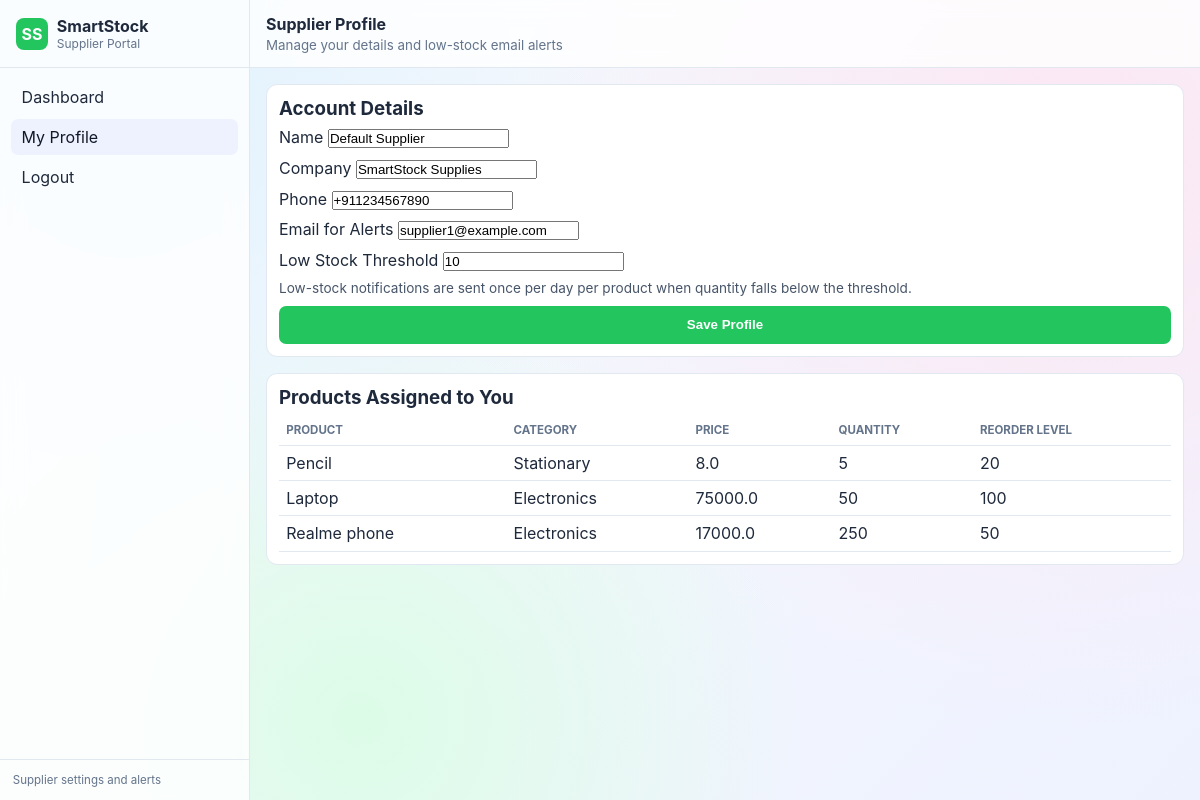
The page /supplier/profile/ (signed in) on the database its author committed.
### stockapp/models.py (models this page shows, shortened)
class Supplier(models.Model):
    user = models.OneToOneField(User, on_delete=models.CASCADE)
    name = models.CharField(max_length=100)
    company = models.CharField(max_length=150, blank=True)
    phone = models.CharField(max_length=20, blank=True)
    email = models.EmailField(blank=True)
    low_stock_threshold = models.IntegerField(default=5)
    is_active = models.BooleanField(default=True)

class Product(models.Model):
    name = models.CharField(max_length=100)
    category = models.CharField(max_length=100)
    sku = models.CharField(max_length=40, unique=True, blank=True, null=True)
    price = models.FloatField(default=0, validators=[MinValueValidator(0)])
    quantity = models.IntegerField(validators=[MinValueValidator(0)])
    reorder_level = models.IntegerField(validators=[MinValueValidator(0)])
    supplier = models.ForeignKey(Supplier, null=True, blank=True, on_delete=models.SET_NULL)
    last_low_stock_notification = models.DateTimeField(null=True, blank=True)
    created_at = models.DateTimeField(auto_now_add=True, null=True, blank=True)
    updated_at = models.DateTimeField(auto_now=True, null=True, blank=True)

### stockapp/views.py (the view)
# urls.py: path('supplier/profile/', views.supplier_profile, name='supplier_profile'),
@login_required(login_url='supplier_login')
def supplier_profile(request):
    if not hasattr(request.user, 'supplier'):
        messages.error(request, 'Please login as a supplier to view this page.')
        return redirect('supplier_login')
    supplier = request.user.supplier
    products = Product.objects.filter(supplier=supplier).order_by('-id')
    if request.method == 'POST':
        form = SupplierProfileForm(request.POST, instance=supplier)
        if form.is_valid():
            form.save()
            messages.success(request, 'Profile updated successfully.')
            return redirect('supplier_profile')
    else:
        form = SupplierProfileForm(instance=supplier)
    return render(request, 'supplier_profile.html', {'supplier': supplier, 'products': products, 'form': form})

### stockapp/forms.py
class SupplierProfileForm(forms.ModelForm):
    class Meta:
        model = Supplier
        fields = ['name', 'company', 'phone', 'email', 'low_stock_threshold']

### stockapp/templates/supplier_profile.html (shortened to what this page needs)
{% load static %}
<!doctype html>
<html lang="en">
<head>
  <link rel="stylesheet" href="{% static 'style.css' %}">
</head>
<body>
  <div class="app-shell">
    <aside class="sidebar">
      <div class="brand">
        <div class="logo">SS</div>
        <div>
          <div class="title">SmartStock</div>
          <div class="subtitle">Supplier Portal</div>
        </div>
      </div>
      <nav class="nav-links">
        <a href="{% url 'dashboard' %}">Dashboard</a>
        <a href="{% url 'supplier_profile' %}" class="active">My Profile</a>
        <a href="{% url 'logout' %}">Logout</a>
      </nav>
      <div class="sidebar-footer">Supplier settings and alerts</div>
    </aside>
    <div class="main">
      <header class="topbar">
        <div class="left">
          <div class="app-title">Supplier Profile</div>
          <small>Manage your details and low-stock email alerts</small>
        </div>
      </header>
      <main class="content">
        <section class="panel" style="margin-bottom: 1rem;">
          <div class="panel-head">
            <h3>Account Details</h3>
          </div>
          <form method="post" style="display:grid; gap:.6rem;">
            <div>
              <label for="{{ form.name.id_for_label }}">Name</label>
              {{ form.name }}
            </div>
            <div>
              <label for="{{ form.company.id_for_label }}">Company</label>
              {{ form.company }}
            </div>
            <div>
              <label for="{{ form.phone.id_for_label }}">Phone</label>
              {{ form.phone }}
            </div>
            <div>
              <label for="{{ form.email.id_for_label }}">Email for Alerts</label>
              {{ form.email }}
            </div>
            <div>
              <label for="{{ form.low_stock_threshold.id_for_label }}">Low Stock Threshold</label>
              {{ form.low_stock_threshold }}
            </div>
            <p style="font-size:.85rem; color:#475569;">
              Low-stock notifications are sent once per day per product when quantity falls below the threshold.
            </p>
            <button class="button" type="submit">Save Profile</button>
          </form>
        </section>
        <section class="panel">
          <div class="panel-head">
            <h3>Products Assigned to You</h3>
          </div>
          <table>
            <thead>
              <tr>
                <th>Product</th>
                <th>Category</th>
                <th>Price</th>
                <th>Quantity</th>
                <th>Reorder Level</th>
              </tr>
            </thead>
            <tbody>
              {% for product in products %}
                <tr>
                  <td>{{ product.name }}</td>
                  <td>{{ product.category }}</td>
                  <td>{{ product.price }}</td>
                  <td>{{ product.quantity }}</td>
                  <td>{{ product.reorder_level }}</td>
                </tr>
              {% empty %}
                <tr>
                  <td colspan="5">No products assigned to this supplier yet.</td>
                </tr>
              {% endfor %}
            </tbody>
          </table>
        </section>
      </main>
    </div>
  </div>
</body>
</html>

### stockapp/static/style.css (style rules this page uses)
:root { --bg: #f4f7ff; --panel: #ffffff; --text: #1e293b; --muted: #64748b; --border: #e2e8f0; --primary: #22c55e; --accent: #6366f1; --radius: 0.7rem; }
html, body { min-height: 100%; width: 100%; font-family: Inter, system-ui, -apple-system, Segoe UI, Roboto, sans-serif; background: radial-gradient(circle at 10% 10%, #e0f2fe 0%, transparent 40%), radial-gradient(circle at 90% 20%, #fce7f3 0%, transparent 45%), radial-gradient(circle at 30% 90%, #dcfce7 0%, transparent 40%), linear-gradient(135deg, #f8fafc, #eef2ff); color: var(--text); }
body { margin: 0; }
.app-shell { display: flex; min-height: 100vh; }
.sidebar { width: 250px; background: #ffffffcc; backdrop-filter: blur(12px); border-right: 1px solid var(--border); display: flex; flex-direction: column; }
.brand { display: flex; align-items: center; gap: 0.55rem; padding: 1rem; border-bottom: 1px solid var(--border); }
.logo { width: 2rem; height: 2rem; border-radius: 0.5rem; display: grid; place-items: center; background: var(--primary); color: #fff; font-weight: 700; }
.title { font-weight: 700; }
.subtitle { color: var(--muted); font-size: 0.75rem; }
.nav-links { display: flex; flex-direction: column; gap: 0.25rem; padding: 0.7rem; }
.nav-links a { text-decoration: none; color: var(--text); padding: 0.5rem 0.65rem; border-radius: 0.45rem; transition: 0.25s; }
.nav-links a:hover, .nav-links a.active { background: #eef2ff; color: #111827; }
.sidebar-footer { margin-top: auto; padding: 0.8rem; border-top: 1px solid var(--border); font-size: 0.72rem; color: var(--muted); }
.main { flex: 1; display: flex; flex-direction: column; }
.topbar { background: #ffffffcc; backdrop-filter: blur(10px); border-bottom: 1px solid var(--border); padding: 0.85rem 1rem; display: flex; justify-content: space-between; align-items: center; }
.topbar .app-title { font-weight: 700; }
.topbar small { color: var(--muted); }
.content { padding: 1rem; overflow: auto; }
.button { border: none; border-radius: 0.45rem; background: var(--primary); color: #fff; font-weight: 600; padding: 0.4rem 0.8rem; text-decoration: none; cursor: pointer; display: inline-flex; align-items: center; justify-content: center; gap: 0.25rem; min-width: 150px; min-height: 38px; height: 38px; }
.panel { background: var(--panel); border: 1px solid var(--border); border-radius: var(--radius); padding: 0.75rem; }
.panel-head { display: flex; justify-content: space-between; margin-bottom: 0.45rem; }
table { width: 100%; border-collapse: collapse; background: #ffffff; }
th, td { border-bottom: 1px solid var(--border); padding: 0.45rem; text-align: left; }
th { color: var(--muted); font-size: 0.72rem; text-transform: uppercase; }

### rows shown on the page
Supplier: name "Default Supplier", company "SmartStock Supplies", phone "+911234567890", email "supplier1@example.com", low_stock_threshold "10"
Product: name "Pencil", category "Stationary", price "8.0", quantity "5", reorder_level "20"
Product: name "Laptop", category "Electronics", price "75000.0", quantity "50", reorder_level "100"
Product: name "Realme phone", category "Electronics", price "17000.0", quantity "250", reorder_level "50"
